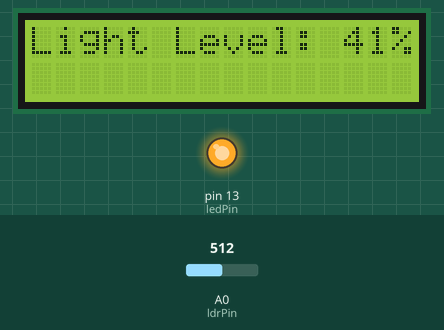
This sketch was run on a simulated Arduino Uno, built with avr-gcc and run on an emulated ATmega328P. Parts: 16×2 character LCD, output pins drawn as LEDs (lit = HIGH). The inputs (shaded band) are chosen by the test bench; at power-on: A0 (ldrPin) = 512. What the sketch prints to the serial monitor is not drawn.

Above: at 1.2 s.
1.3 s: A0 (ldrPin) set to 568
At 3.3 s:
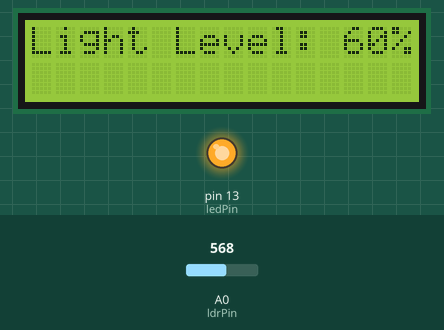
3.6 s: A0 (ldrPin) set to 586
At 5.0 s:
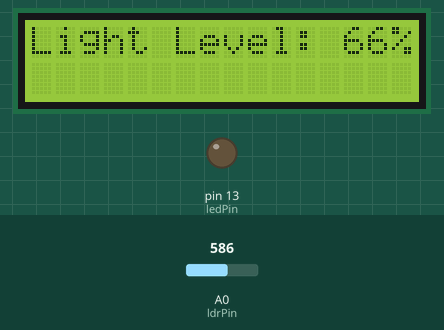
5.6 s: A0 (ldrPin) set to 716
At 6.8 s:
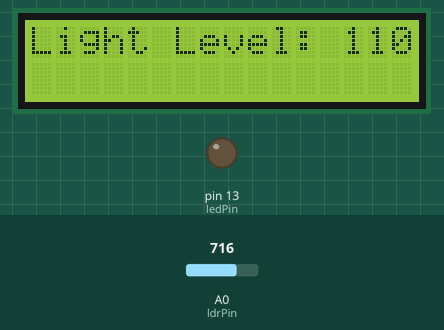
7.7 s: A0 (ldrPin) set to 511
At 8.6 s:
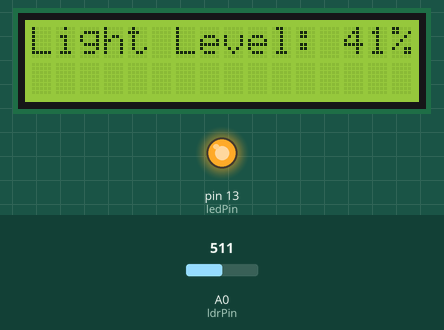
Timing chart, 0 to 10.7 s (numbered marks = the images above; inputs shaded):
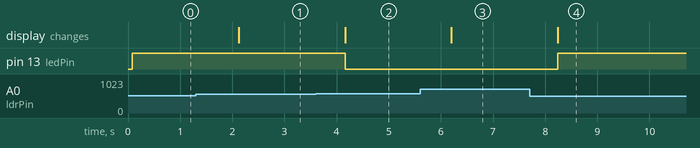

Measured:
- the behaviour switches between 578 and 579 on A0 (ldrPin) (found by bisection; images 1 and 2)
- after the input at 1.3 s, the display: changes after 0.82 s (image 1)
- after the input at 3.6 s, pin 13 (ledPin): HIGH → LOW after 0.56 s; the display: changes after 0.56 s (image 2)
- after the input at 5.6 s, the display: changes after 0.60 s (image 3)
- after the input at 7.7 s, pin 13 (ledPin): LOW → HIGH after 0.54 s; the display: changes after 0.54 s (image 4)

The sketch:

LDR_test.ino
```cpp
#include <Wire.h>
#include <LiquidCrystal_I2C.h>

const int ledPin = 13;
const int ldrPin = A0;
const double ldrLower = 390;
const double ldrUpper = 685;
const double ldrRange = ldrUpper-ldrLower;

LiquidCrystal_I2C lcd(0x20, 2, 1, 0, 4, 5, 6, 7, 3, POSITIVE);

void setup() {

  Serial.begin(9600);
  pinMode(ledPin, OUTPUT);
  pinMode(ldrPin, INPUT);

  lcd.begin(16, 2);
  lcd.clear();
  //lcd.print("hello world!");

}

void loop() {
int ldrStatus = analogRead(ldrPin);
int ldrPer = (ldrStatus-ldrLower)/ldrRange * 100;
char lightStat;
    Serial.print("Light percentage: ");
    Serial.print((ldrStatus-ldrLower)/ldrRange * 100);
    Serial.println("%");
    lcd.setCursor(0,0); // Sets the cursor to col 0 and row 0
    lcd.clear();
    lcd.print("Light Level: ");
    lcd.print(ldrPer);
    lcd.print("%");

//sprintf(lightStat, "Light: %f%", ldrPer);
//  Serial.println(lightStat);
  if ((ldrStatus-ldrLower)/ldrRange <= 0.64) {
    digitalWrite(ledPin, HIGH);
//    Serial.print("Light percentage: ");
//    Serial.println((ldrStatus-ldrLower)/ldrRange * 100);
//    Serial.println("%");
    //delay(550);
  } else {
    digitalWrite(ledPin, LOW);
//    Serial.print("Light percentage: ");
//    Serial.print((ldrStatus - ldrLower)/ldrRange * 100);
//    Serial.println("%");
  }
  delay(1000);
}
```
